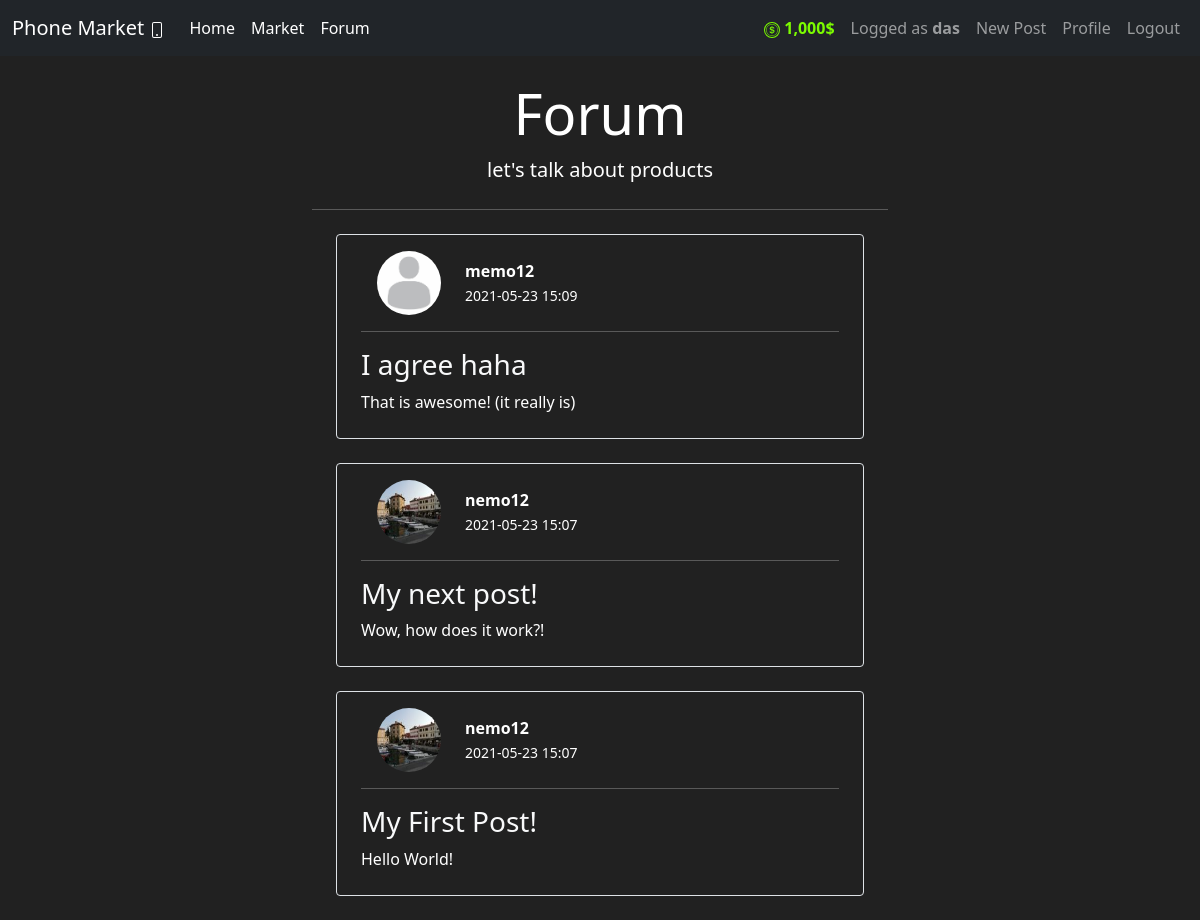
Screenshot of /forum (signed in) with the database file from the repository.
### market/models.py (models this page shows, shortened)
class User(db.Model, UserMixin):
    id = db.Column(db.Integer(), primary_key=True)
    username = db.Column(db.String(length=30), nullable=False, unique=True)
    email_address = db.Column(db.String(length=50), nullable=False, unique=True)
    password_hash = db.Column(db.String(length=60), nullable=False)
    budget = db.Column(db.Integer(), nullable=False, default=1000)
    image_file = db.Column(db.Integer(), nullable=False, server_default='default-profile-pic.jpg')
    items = db.relationship('Item', backref='owned_user', lazy=True)
    posts = db.relationship('Post', backref='author', lazy=True)
    @property
    def prettier_budget(self):
        if len(str(self.budget)) >= 4:
            return f'{str(self.budget)[:-3]},{str(self.budget)[-3:]}$'
        return f'{self.budget}$'
    @property
    def password(self):
        return self.password

class Post(db.Model):
    id = db.Column(db.Integer(), primary_key=True)
    title = db.Column(db.String(100), nullable=False)
    time_created = db.Column(db.DateTime(timezone=True), server_default=func.now())
    content = db.Column(db.Text, nullable=False)
    user_id = db.Column(db.Integer, db.ForeignKey('user.id'), nullable=False)

### market/routes.py (the view)
@app.route('/forum')
@login_required
def forum_page():
    posts = Post.query.all()
    return render_template('forum.html', posts=posts)

### market/models.py (called while the page is built)
@login_manager.user_loader
def load_user(user_id):
    return User.query.get(int(user_id))

### market/templates/forum.html (shortened to what this page needs)
{% extends 'base.html' %}
{% block content %}
<div class="container w-50">
  <div class="jumbotron text-center">
    <h1 class="display-4">Forum</h1>
    <p class="lead">let's talk about products</p>
    <hr class="my-4">
  </div>
  {% for post in posts|reverse %}
  <div class="media m-4 p-3 border rounded">
    <img class="mx-4 rounded-circle float-start",
     src="{{ url_for('static', filename='/profile_pics/' + post.author.image_file) }}",
     alt="Generic placeholder image",
     style="width:64px;height:64px">
     <div class="media-body m-2">
       <b>{{ post.author.username }}</b>
       <br>
       <small>{{ post.time_created.strftime("%Y-%m-%d %H:%M") }}</small>
       <hr class="mt-4">
      <h3 class="mt-0"><a class="text-light text-decoration-none" href="{{ url_for('post_page', post_id=post.id) }}">{{ post.title }} </a></h3>
      {{ post.content }}
    </div>
  </div>
  {% endfor %}
</div>
{% endblock %}

### market/templates/base.html (shortened to what this page needs)
<!DOCTYPE html>
<html lang="en">
  <head>
    <link
      href="https://cdn.jsdelivr.net/npm/bootstrap@5.0.0-beta3/dist/css/bootstrap.min.css"
      rel="stylesheet"
    />
  </head>
  <body>
    <nav class="navbar navbar-expand-lg navbar-dark bg-dark">
      <div class="container-fluid">
        <a class="navbar-brand" href="{{ url_for('home_page') }}">
          Phone Market
        </a>
        <div class="collapse navbar-collapse" id="navbarSupportedContent">
          <ul class="navbar-nav me-auto mb-2 mb-lg-0">
            <li class="nav-item">
              <a class="nav-link active" aria-current="page" href="{{ url_for('home_page') }}">Home</a>
            </li>
            <li class="nav-item">
              <a class="nav-link active" aria-current="page" href="{{ url_for('market_page') }}">Market</a>
            </li>
            <li class="nav-item">
              <a class="nav-link active" aria-current="page" href="{{ url_for('forum_page') }}">Forum</a>
            </li>
          </ul>
          <ul class="navbar-nav mb-2 mb-lg-0">
            {% if current_user.is_authenticated %}
            <li class="nav-item">
              <a class="nav-link" style="color: lawngreen; font-weight: bold;">
                {{ current_user.prettier_budget }}
              </a>
            </li>
            <li class="nav-item">
              <a class="nav-link" href="{{ url_for('account_page') }}">
                Logged as <strong>{{ current_user.username }}</strong>
              </a>
            </li>
            <li class="nav-item">
              <a class="nav-link" href="{{ url_for('new_post') }}">New Post</a>
            </li>
            <li class="nav-item">
              <a class="nav-link" href="{{ url_for('account_page') }}">Profile</a>
            </li>
            <li class="nav-item">
              <a class="nav-link" href="{{ url_for('logout_page') }}">Logout</a>
            </li>
            {% endif %}
          </ul>
        </div>
      </div>
    </nav>
    <br>
    {% block content %}
    {% endblock %}
  </body>
</html>

### market/templates/base.html (style rules this page uses)
body { background-color: #212121; color: white; }

### rows the page displays
User: prettier_budget "1,000$", username "das"
Post: image_file (placeholder picture), author.username "memo12", time_created "2021-05-23 15:09", title "I agree haha", content "That is awesome! (it really is)"
Post: image_file (picture), author.username "nemo12", time_created "2021-05-23 15:07", title "My next post!", content "Wow, how does it work?!"
Post: image_file (picture), author.username "nemo12", time_created "2021-05-23 15:07", title "My First Post!", content "Hello World!"
